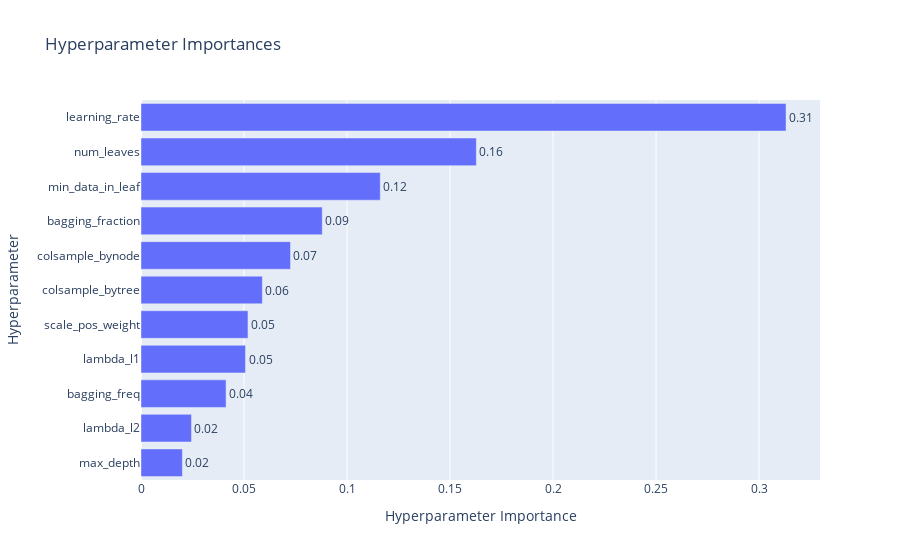

The code cell stored with this chart in its notebook:
### Code cell
from optuna.visualization import plot_param_importances

plot_param_importances(study)

### Figure 1 — Plotly figure (JSON) as saved in the notebook; plotly's stock layout.template omitted (floating-point values rounded to 4 significant figures)
{"data": [{"cliponaxis": false, "hovertemplate": ["max_depth (IntDistribution): 0.020089725760697223<extra></extra>", "lambda_l2 (FloatDistribution): 0.024506988614262905<extra></extra>", "bagging_freq (IntDistribution): 0.041288034670960316<extra></extra>", "lambda_l1 (FloatDistribution): 0.05072500889311897<extra></extra>", "scale_pos_weight (FloatDistribution): 0.05192145185312877<extra></extra>", "colsample_bytree (FloatDistribution): 0.05891394000268209<extra></extra>", "colsample_bynode (FloatDistribution): 0.07255995822757876<extra></extra>", "bagging_fraction (FloatDistribution): 0.08797744320272095<extra></extra>", "min_data_in_leaf (IntDistribution): 0.1161364191567886<extra></extra>", "num_leaves (IntDistribution): 0.16277434469755703<extra></extra>", "learning_rate (FloatDistribution): 0.31310668492050436<extra></extra>"], "name": "Objective Value", "orientation": "h", "text": ["0.02", "0.02", "0.04", "0.05", "0.05", "0.06", "0.07", "0.09", "0.12", "0.16", "0.31"], "textposition": "outside", "type": "bar", "x": [0.02009, 0.02451, 0.04129, 0.05073, 0.05192, 0.05891, 0.07256, 0.08798, 0.1161, 0.1628, 0.3131], "y": ["max_depth", "lambda_l2", "bagging_freq", "lambda_l1", "scale_pos_weight", "colsample_bytree", "colsample_bynode", "bagging_fraction", "min_data_in_leaf", "num_leaves", "learning_rate"]}], "layout": {"title": {"text": "Hyperparameter Importances"}, "xaxis": {"title": {"text": "Hyperparameter Importance"}}, "yaxis": {"title": {"text": "Hyperparameter"}}}}
